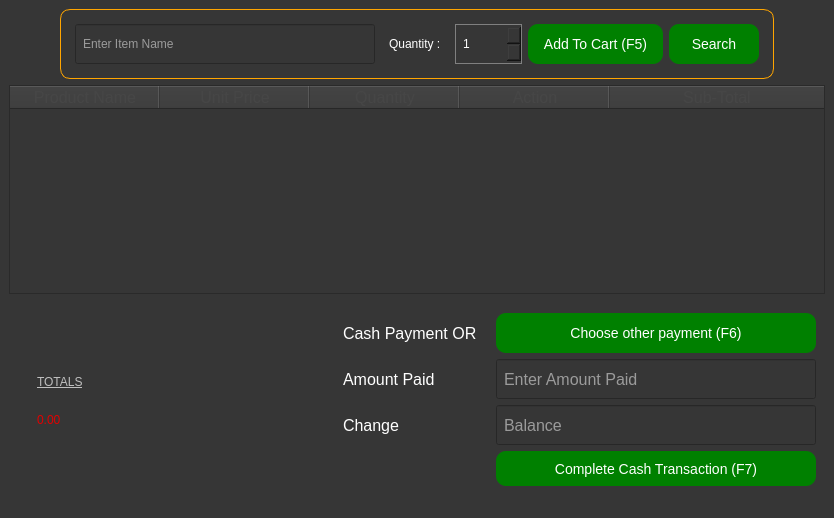
<?xml version="1.0" encoding="UTF-8"?>
<ui version="4.0">
 <class>SellForm</class>
 <widget class="QWidget" name="SellForm">
  <property name="geometry">
   <rect>
    <x>0</x>
    <y>0</y>
    <width>834</width>
    <height>518</height>
   </rect>
  </property>
  <property name="windowTitle">
   <string>Form</string>
  </property>
  <layout class="QHBoxLayout" name="horizontalLayout">
   <property name="spacing">
    <number>0</number>
   </property>
   <property name="leftMargin">
    <number>0</number>
   </property>
   <property name="topMargin">
    <number>0</number>
   </property>
   <property name="rightMargin">
    <number>0</number>
   </property>
   <property name="bottomMargin">
    <number>0</number>
   </property>
   <item>
    <widget class="QWidget" name="widget" native="true">
     <property name="styleSheet">
      <string notr="true">*{
color:white;
background-color:rgb(54,54,54);
font-size:12;
}
QPushButton:hover{
border:1px solid white;
}
QPushButton:pressed{
border:2px solid orange;
}
QFrame#SearchFrame{
border:1px solid orange;
border-radius:10px;
font:14px;
}
QLineEdit#SearchLineEdit{
border:none;
border-bottom:2px solid grey;
}
QPushButton#AddToCartBtn{
background-color:green;
border-radius:10px;
font:14px;
}
QPushButton#AddToCartBtn:hover{
background-color:#00d500;
}
QPushButton#SearchBtn{
background-color:green;
border-radius:10px;
font:14px;
}
QPushButton#SearchBtn:hover{
background-color:#00d500;
}
QWidget{
padding:5px;}
QWidget#PaymentsWidget QPushButton{
background-color:green;
font:14px;
border-radius:10px;
}
QWidget#PaymentsWidget QPushButton:hover{
background-color:#00d500;
}
QLabel#Totalslabel{
font:18px;}
QToolTip{
background-color:black;
border:1px solid grey;
color:white;
}</string>
     </property>
     <layout class="QVBoxLayout" name="verticalLayout">
      <item>
       <layout class="QHBoxLayout" name="horizontalLayout_6">
        <item>
         <spacer name="horizontalSpacer_4">
          <property name="orientation">
           <enum>Qt::Horizontal</enum>
          </property>
          <property name="sizeHint" stdset="0">
           <size>
            <width>40</width>
            <height>20</height>
           </size>
          </property>
         </spacer>
        </item>
        <item>
         <widget class="QFrame" name="SearchFrame">
          <property name="minimumSize">
           <size>
            <width>530</width>
            <height>70</height>
           </size>
          </property>
          <property name="frameShape">
           <enum>QFrame::StyledPanel</enum>
          </property>
          <property name="frameShadow">
           <enum>QFrame::Raised</enum>
          </property>
          <layout class="QHBoxLayout" name="horizontalLayout_5">
           <item>
            <widget class="QLineEdit" name="searchLE">
             <property name="minimumSize">
              <size>
               <width>300</width>
               <height>40</height>
              </size>
             </property>
             <property name="styleSheet">
              <string notr="true">font: 14pt &quot;MS Shell Dlg 2&quot;;</string>
             </property>
             <property name="maxLength">
              <number>100</number>
             </property>
             <property name="placeholderText">
              <string>Enter Item Name</string>
             </property>
             <property name="clearButtonEnabled">
              <bool>true</bool>
             </property>
            </widget>
           </item>
           <item>
            <widget class="QLabel" name="label_5">
             <property name="styleSheet">
              <string notr="true">font: 12pt &quot;MS Shell Dlg 2&quot;;</string>
             </property>
             <property name="text">
              <string>Quantity :</string>
             </property>
             <property name="buddy">
              <cstring>qtySpinbox</cstring>
             </property>
            </widget>
           </item>
           <item>
            <widget class="QSpinBox" name="qtySpinbox">
             <property name="minimumSize">
              <size>
               <width>50</width>
               <height>40</height>
              </size>
             </property>
             <property name="styleSheet">
              <string notr="true">font: 75 12pt &quot;MS Shell Dlg 2&quot;;
border:1px solid grey;</string>
             </property>
             <property name="minimum">
              <number>1</number>
             </property>
             <property name="maximum">
              <number>20000</number>
             </property>
            </widget>
           </item>
           <item>
            <widget class="QPushButton" name="AddToCartBtn">
             <property name="minimumSize">
              <size>
               <width>135</width>
               <height>40</height>
              </size>
             </property>
             <property name="toolTip">
              <string>Add item To Cart</string>
             </property>
             <property name="text">
              <string>Add To Cart (F5)</string>
             </property>
             <property name="icon">
              <iconset>
               <normaloff>:/icons/icons/add_shopping_cart_48px_gray.png</normaloff>:/icons/icons/add_shopping_cart_48px_gray.png</iconset>
             </property>
             <property name="iconSize">
              <size>
               <width>32</width>
               <height>32</height>
              </size>
             </property>
             <property name="autoDefault">
              <bool>true</bool>
             </property>
            </widget>
           </item>
           <item>
            <widget class="QPushButton" name="SearchBtn">
             <property name="minimumSize">
              <size>
               <width>90</width>
               <height>40</height>
              </size>
             </property>
             <property name="text">
              <string>Search</string>
             </property>
             <property name="icon">
              <iconset>
               <normaloff>:/icons/icons/search_database_48px_grey.png</normaloff>:/icons/icons/search_database_48px_grey.png</iconset>
             </property>
             <property name="iconSize">
              <size>
               <width>32</width>
               <height>32</height>
              </size>
             </property>
            </widget>
           </item>
          </layout>
         </widget>
        </item>
        <item>
         <spacer name="horizontalSpacer_5">
          <property name="orientation">
           <enum>Qt::Horizontal</enum>
          </property>
          <property name="sizeHint" stdset="0">
           <size>
            <width>40</width>
            <height>20</height>
           </size>
          </property>
         </spacer>
        </item>
       </layout>
      </item>
      <item>
       <widget class="QTableWidget" name="tableWidget">
        <property name="font">
         <font>
          <pointsize>13</pointsize>
         </font>
        </property>
        <property name="styleSheet">
         <string notr="true">padding:0px;</string>
        </property>
        <property name="editTriggers">
         <set>QAbstractItemView::NoEditTriggers</set>
        </property>
        <property name="selectionMode">
         <enum>QAbstractItemView::NoSelection</enum>
        </property>
        <property name="sortingEnabled">
         <bool>true</bool>
        </property>
        <attribute name="horizontalHeaderDefaultSectionSize">
         <number>150</number>
        </attribute>
        <attribute name="horizontalHeaderMinimumSectionSize">
         <number>40</number>
        </attribute>
        <attribute name="horizontalHeaderShowSortIndicator" stdset="0">
         <bool>true</bool>
        </attribute>
        <attribute name="horizontalHeaderStretchLastSection">
         <bool>true</bool>
        </attribute>
        <attribute name="verticalHeaderDefaultSectionSize">
         <number>40</number>
        </attribute>
        <attribute name="verticalHeaderMinimumSectionSize">
         <number>40</number>
        </attribute>
        <column>
         <property name="text">
          <string>Product Name</string>
         </property>
         <property name="font">
          <font>
           <pointsize>12</pointsize>
          </font>
         </property>
         <property name="background">
          <color>
           <red>240</red>
           <green>240</green>
           <blue>240</blue>
          </color>
         </property>
         <property name="foreground">
          <brush brushstyle="SolidPattern">
           <color alpha="255">
            <red>70</red>
            <green>70</green>
            <blue>70</blue>
           </color>
          </brush>
         </property>
        </column>
        <column>
         <property name="text">
          <string>Unit Price</string>
         </property>
         <property name="font">
          <font>
           <pointsize>12</pointsize>
          </font>
         </property>
         <property name="background">
          <color>
           <red>240</red>
           <green>240</green>
           <blue>240</blue>
          </color>
         </property>
         <property name="foreground">
          <brush brushstyle="SolidPattern">
           <color alpha="255">
            <red>70</red>
            <green>70</green>
            <blue>70</blue>
           </color>
          </brush>
         </property>
        </column>
        <column>
         <property name="text">
          <string>Quantity</string>
         </property>
         <property name="font">
          <font>
           <pointsize>12</pointsize>
          </font>
         </property>
         <property name="background">
          <color>
           <red>240</red>
           <green>240</green>
           <blue>240</blue>
          </color>
         </property>
         <property name="foreground">
          <brush brushstyle="SolidPattern">
           <color alpha="255">
            <red>70</red>
            <green>70</green>
            <blue>70</blue>
           </color>
          </brush>
         </property>
        </column>
        <column>
         <property name="text">
          <string>Action</string>
         </property>
         <property name="font">
          <font>
           <pointsize>12</pointsize>
          </font>
         </property>
         <property name="background">
          <color>
           <red>240</red>
           <green>240</green>
           <blue>240</blue>
          </color>
         </property>
         <property name="foreground">
          <brush brushstyle="SolidPattern">
           <color alpha="255">
            <red>70</red>
            <green>70</green>
            <blue>70</blue>
           </color>
          </brush>
         </property>
        </column>
        <column>
         <property name="text">
          <string>Sub-Total</string>
         </property>
         <property name="font">
          <font>
           <pointsize>12</pointsize>
          </font>
         </property>
         <property name="background">
          <color>
           <red>240</red>
           <green>240</green>
           <blue>240</blue>
          </color>
         </property>
         <property name="foreground">
          <brush brushstyle="SolidPattern">
           <color alpha="255">
            <red>70</red>
            <green>70</green>
            <blue>70</blue>
           </color>
          </brush>
         </property>
        </column>
       </widget>
      </item>
      <item>
       <layout class="QHBoxLayout" name="horizontalLayout_7">
        <item>
         <layout class="QVBoxLayout" name="verticalLayout_2">
          <property name="leftMargin">
           <number>20</number>
          </property>
          <item>
           <spacer name="verticalSpacer_2">
            <property name="orientation">
             <enum>Qt::Vertical</enum>
            </property>
            <property name="sizeHint" stdset="0">
             <size>
              <width>20</width>
              <height>40</height>
             </size>
            </property>
           </spacer>
          </item>
          <item>
           <widget class="QLabel" name="label_4">
            <property name="styleSheet">
             <string notr="true">font: 14pt &quot;MS Shell Dlg 2&quot;;
color: rgb(191, 191, 191);
text-decoration: underline;</string>
            </property>
            <property name="text">
             <string>TOTALS</string>
            </property>
           </widget>
          </item>
          <item>
           <widget class="QLabel" name="totalsLabel">
            <property name="minimumSize">
             <size>
              <width>100</width>
              <height>40</height>
             </size>
            </property>
            <property name="styleSheet">
             <string notr="true">font: 25pt &quot;MS Shell Dlg 2&quot;;
color: rgb(226, 0, 0);</string>
            </property>
            <property name="text">
             <string>0.00</string>
            </property>
           </widget>
          </item>
          <item>
           <spacer name="verticalSpacer">
            <property name="orientation">
             <enum>Qt::Vertical</enum>
            </property>
            <property name="sizeHint" stdset="0">
             <size>
              <width>20</width>
              <height>40</height>
             </size>
            </property>
           </spacer>
          </item>
         </layout>
        </item>
        <item>
         <spacer name="horizontalSpacer_6">
          <property name="orientation">
           <enum>Qt::Horizontal</enum>
          </property>
          <property name="sizeHint" stdset="0">
           <size>
            <width>40</width>
            <height>20</height>
           </size>
          </property>
         </spacer>
        </item>
        <item>
         <widget class="QWidget" name="PaymentsWidget" native="true">
          <property name="minimumSize">
           <size>
            <width>500</width>
            <height>200</height>
           </size>
          </property>
          <property name="maximumSize">
           <size>
            <width>340</width>
            <height>200</height>
           </size>
          </property>
          <layout class="QFormLayout" name="formLayout">
           <item row="0" column="0">
            <widget class="QLabel" name="label_2">
             <property name="minimumSize">
              <size>
               <width>150</width>
               <height>35</height>
              </size>
             </property>
             <property name="font">
              <font>
               <pointsize>12</pointsize>
              </font>
             </property>
             <property name="text">
              <string>Cash Payment OR </string>
             </property>
             <property name="buddy">
              <cstring>payoptionBtn</cstring>
             </property>
            </widget>
           </item>
           <item row="0" column="1">
            <widget class="QPushButton" name="payoptionBtn">
             <property name="minimumSize">
              <size>
               <width>0</width>
               <height>40</height>
              </size>
             </property>
             <property name="text">
              <string>Choose other payment (F6)</string>
             </property>
             <property name="icon">
              <iconset>
               <normaloff>:/icons/icons/coins_grey.png</normaloff>:/icons/icons/coins_grey.png</iconset>
             </property>
             <property name="iconSize">
              <size>
               <width>20</width>
               <height>18</height>
              </size>
             </property>
            </widget>
           </item>
           <item row="1" column="0">
            <widget class="QLabel" name="label">
             <property name="minimumSize">
              <size>
               <width>150</width>
               <height>35</height>
              </size>
             </property>
             <property name="font">
              <font>
               <pointsize>12</pointsize>
              </font>
             </property>
             <property name="text">
              <string>Amount Paid</string>
             </property>
             <property name="buddy">
              <cstring>cashamountLE</cstring>
             </property>
            </widget>
           </item>
           <item row="2" column="0">
            <widget class="QLabel" name="label_3">
             <property name="minimumSize">
              <size>
               <width>0</width>
               <height>35</height>
              </size>
             </property>
             <property name="font">
              <font>
               <pointsize>12</pointsize>
              </font>
             </property>
             <property name="text">
              <string>Change</string>
             </property>
             <property name="buddy">
              <cstring>changeamountLE</cstring>
             </property>
            </widget>
           </item>
           <item row="2" column="1">
            <widget class="QLineEdit" name="changeamountLE">
             <property name="minimumSize">
              <size>
               <width>0</width>
               <height>40</height>
              </size>
             </property>
             <property name="font">
              <font>
               <pointsize>12</pointsize>
              </font>
             </property>
             <property name="readOnly">
              <bool>true</bool>
             </property>
             <property name="placeholderText">
              <string>Balance</string>
             </property>
            </widget>
           </item>
           <item row="3" column="1">
            <widget class="QPushButton" name="cashpaymentBtn">
             <property name="minimumSize">
              <size>
               <width>0</width>
               <height>35</height>
              </size>
             </property>
             <property name="styleSheet">
              <string notr="true">font: 12pt &quot;MS Shell Dlg 2&quot;;</string>
             </property>
             <property name="text">
              <string>Complete Cash Transaction (F7)</string>
             </property>
             <property name="icon">
              <iconset>
               <normaloff>:/icons/icons/bill_64px_grey.png</normaloff>:/icons/icons/bill_64px_grey.png</iconset>
             </property>
             <property name="iconSize">
              <size>
               <width>18</width>
               <height>18</height>
              </size>
             </property>
             <property name="autoDefault">
              <bool>true</bool>
             </property>
             <property name="default">
              <bool>true</bool>
             </property>
            </widget>
           </item>
           <item row="1" column="1">
            <widget class="QLineEdit" name="cashamountLE">
             <property name="minimumSize">
              <size>
               <width>0</width>
               <height>40</height>
              </size>
             </property>
             <property name="font">
              <font>
               <pointsize>12</pointsize>
              </font>
             </property>
             <property name="placeholderText">
              <string>Enter Amount Paid</string>
             </property>
            </widget>
           </item>
          </layout>
         </widget>
        </item>
       </layout>
      </item>
     </layout>
    </widget>
   </item>
  </layout>
 </widget>
 <tabstops>
  <tabstop>searchLE</tabstop>
  <tabstop>qtySpinbox</tabstop>
  <tabstop>AddToCartBtn</tabstop>
  <tabstop>SearchBtn</tabstop>
  <tabstop>payoptionBtn</tabstop>
  <tabstop>cashamountLE</tabstop>
  <tabstop>changeamountLE</tabstop>
  <tabstop>cashpaymentBtn</tabstop>
  <tabstop>tableWidget</tabstop>
 </tabstops>
 <resources>
  <include location="main.qrc"/>
 </resources>
 <connections>
  <connection>
   <sender>SearchBtn</sender>
   <signal>clicked()</signal>
   <receiver>SellForm</receiver>
   <slot>open_searchWindow()</slot>
   <hints>
    <hint type="sourcelabel">
     <x>775</x>
     <y>66</y>
    </hint>
    <hint type="destinationlabel">
     <x>415</x>
     <y>0</y>
    </hint>
   </hints>
  </connection>
 </connections>
 <slots>
  <slot>open_searchWindow()</slot>
 </slots>
</ui>
